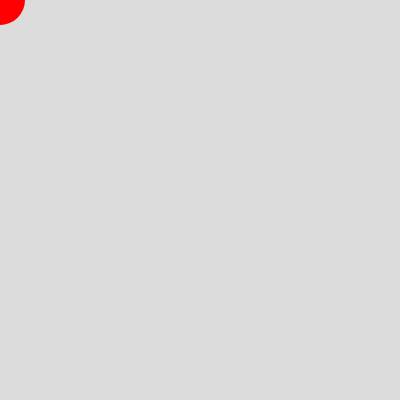
Frame 1 (no input)
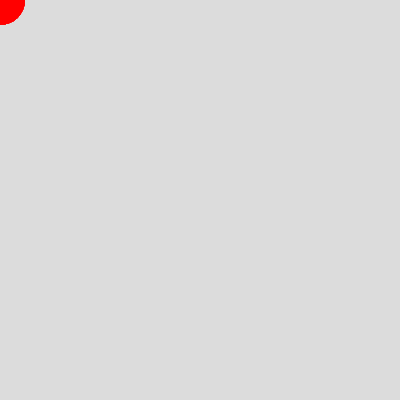
Frame 60 (no input)
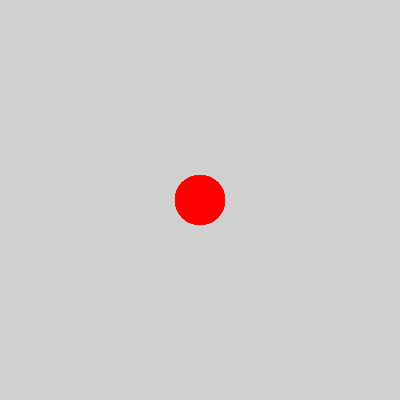
Frame 120 (the mouse pressed at the canvas centre since frame 60)

The p5.js sketch that drew these frames (run headless with seeded random() and noise() and a simulated clock; from frame 60 on, the mouse is pressed at the canvas centre):

// p5.js sketch
// ── sketch.js
function setup() {
  createCanvas(400, 400);
  background(220);
}

function draw() {
  background(220, 10); 
  noStroke();
  fill(255, 0, 0); 
  ellipse(mouseX, mouseY, 50, 50);
}

function mousePressed(){
  background(0)
}
